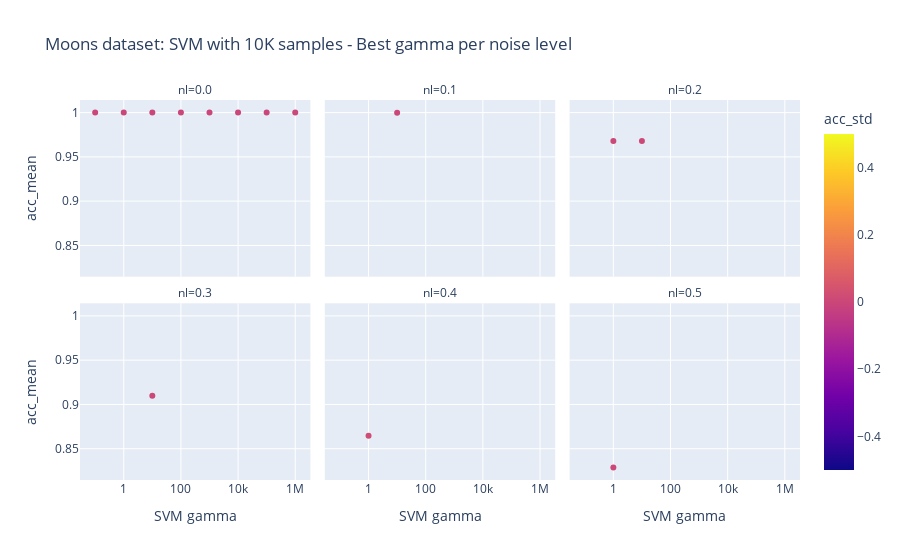

The notebook cell saved with this chart:
### Code cell
best_gamma_per_nl_10K_df = moons_df.groupby(['nl']).apply(lambda grp: grp[grp.acc_mean == grp.acc_mean.max()]).reset_index(drop=True)
px.scatter(best_gamma_per_nl_10K_df, x='svm_gamma', labels = {'svm_gamma': 'SVM gamma'}, y='acc_mean', 
           log_x=True,
           color = 'acc_std',
           facet_col = 'nl', facet_col_wrap = 3,
           title="Moons dataset: SVM with 10K samples - Best gamma per noise level")

### Figure 1 — Plotly figure (JSON) as saved in the notebook; plotly's stock layout.template omitted (floating-point values rounded to 4 significant figures)
{"data": [{"hovertemplate": "nl=0.0<br>SVM gamma=%{x}<br>acc_mean=%{y}<br>acc_std=%{marker.color}<extra></extra>", "legendgroup": "", "marker": {"color": [0, 0, 0, 0, 0, 0, 0, 0], "coloraxis": "coloraxis", "symbol": "circle"}, "mode": "markers", "name": "", "orientation": "v", "showlegend": false, "type": "scatter", "x": [0.1, 1, 10, 100, 1000, 10000, 100000, 1000000], "xaxis": "x4", "y": [1, 1, 1, 1, 1, 1, 1, 1], "yaxis": "y4"}, {"hovertemplate": "nl=0.1<br>SVM gamma=%{x}<br>acc_mean=%{y}<br>acc_std=%{marker.color}<extra></extra>", "legendgroup": "", "marker": {"color": [0.0004], "coloraxis": "coloraxis", "symbol": "circle"}, "mode": "markers", "name": "", "orientation": "v", "showlegend": false, "type": "scatter", "x": [10], "xaxis": "x5", "y": [0.9998], "yaxis": "y5"}, {"hovertemplate": "nl=0.2<br>SVM gamma=%{x}<br>acc_mean=%{y}<br>acc_std=%{marker.color}<extra></extra>", "legendgroup": "", "marker": {"color": [0.0043, 0.0053], "coloraxis": "coloraxis", "symbol": "circle"}, "mode": "markers", "name": "", "orientation": "v", "showlegend": false, "type": "scatter", "x": [1, 10], "xaxis": "x6", "y": [0.9679, 0.9679], "yaxis": "y6"}, {"hovertemplate": "nl=0.3<br>SVM gamma=%{x}<br>acc_mean=%{y}<br>acc_std=%{marker.color}<extra></extra>", "legendgroup": "", "marker": {"color": [0.0049], "coloraxis": "coloraxis", "symbol": "circle"}, "mode": "markers", "name": "", "orientation": "v", "showlegend": false, "type": "scatter", "x": [10], "xaxis": "x", "y": [0.9098], "yaxis": "y"}, {"hovertemplate": "nl=0.4<br>SVM gamma=%{x}<br>acc_mean=%{y}<br>acc_std=%{marker.color}<extra></extra>", "legendgroup": "", "marker": {"color": [0.018], "coloraxis": "coloraxis", "symbol": "circle"}, "mode": "markers", "name": "", "orientation": "v", "showlegend": false, "type": "scatter", "x": [1], "xaxis": "x2", "y": [0.8647], "yaxis": "y2"}, {"hovertemplate": "nl=0.5<br>SVM gamma=%{x}<br>acc_mean=%{y}<br>acc_std=%{marker.color}<extra></extra>", "legendgroup": "", "marker": {"color": [0.0063], "coloraxis": "coloraxis", "symbol": "circle"}, "mode": "markers", "name": "", "orientation": "v", "showlegend": false, "type": "scatter", "x": [1], "xaxis": "x3", "y": [0.8289], "yaxis": "y3"}], "layout": {"annotations": [{"font": {}, "showarrow": false, "text": "nl=0.3", "x": 0.16, "xanchor": "center", "xref": "paper", "y": 0.465, "yanchor": "bottom", "yref": "paper"}, {"font": {}, "showarrow": false, "text": "nl=0.4", "x": 0.5, "xanchor": "center", "xref": "paper", "y": 0.465, "yanchor": "bottom", "yref": "paper"}, {"font": {}, "showarrow": false, "text": "nl=0.5", "x": 0.84, "xanchor": "center", "xref": "paper", "y": 0.465, "yanchor": "bottom", "yref": "paper"}, {"font": {}, "showarrow": false, "text": "nl=0.0", "x": 0.16, "xanchor": "center", "xref": "paper", "y": 1.0, "yanchor": "bottom", "yref": "paper"}, {"font": {}, "showarrow": false, "text": "nl=0.1", "x": 0.5, "xanchor": "center", "xref": "paper", "y": 1.0, "yanchor": "bottom", "yref": "paper"}, {"font": {}, "showarrow": false, "text": "nl=0.2", "x": 0.84, "xanchor": "center", "xref": "paper", "y": 1.0, "yanchor": "bottom", "yref": "paper"}], "autosize": true, "coloraxis": {"colorbar": {"title": {"text": "acc_std"}}, "colorscale": [[0, "#0d0887"], [0.1111, "#46039f"], [0.2222, "#7201a8"], [0.3333, "#9c179e"], [0.4444, "#bd3786"], [0.5556, "#d8576b"], [0.6667, "#ed7953"], [0.7778, "#fb9f3a"], [0.8889, "#fdca26"], [1, "#f0f921"]]}, "legend": {"tracegroupgap": 0}, "title": {"text": "Moons dataset: SVM with 10K samples - Best gamma per noise level"}, "xaxis": {"anchor": "y", "autorange": true, "domain": [0, 0.32], "range": [-1.556, 6.556], "title": {"text": "SVM gamma"}, "type": "log"}, "xaxis2": {"anchor": "y2", "autorange": true, "domain": [0.34, 0.66], "matches": "x", "range": [-1.556, 6.556], "title": {"text": "SVM gamma"}, "type": "log"}, "xaxis3": {"anchor": "y3", "autorange": true, "domain": [0.68, 1.0], "matches": "x", "range": [-1.556, 6.556], "title": {"text": "SVM gamma"}, "type": "log"}, "xaxis4": {"anchor": "y4", "autorange": true, "domain": [0, 0.32], "matches": "x", "range": [-1.556, 6.556], "showticklabels": false, "type": "log"}, "xaxis5": {"anchor": "y5", "autorange": true, "domain": [0.34, 0.66], "matches": "x", "range": [-1.556, 6.556], "showticklabels": false, "type": "log"}, "xaxis6": {"anchor": "y6", "autorange": true, "domain": [0.68, 1.0], "matches": "x", "range": [-1.556, 6.556], "showticklabels": false, "type": "log"}, "yaxis": {"anchor": "x", "autorange": true, "domain": [0, 0.465], "range": [0.8089, 1.02], "title": {"text": "acc_mean"}, "type": "linear"}, "yaxis2": {"anchor": "x2", "autorange": true, "domain": [0, 0.465], "matches": "y", "range": [0.8089, 1.02], "showticklabels": false, "type": "linear"}, "yaxis3": {"anchor": "x3", "autorange": true, "domain": [0, 0.465], "matches": "y", "range": [0.8089, 1.02], "showticklabels": false, "type": "linear"}, "yaxis4": {"anchor": "x4", "autorange": true, "domain": [0.535, 1.0], "matches": "y", "range": [0.8089, 1.02], "title": {"text": "acc_mean"}, "type": "linear"}, "yaxis5": {"anchor": "x5", "autorange": true, "domain": [0.535, 1.0], "matches": "y", "range": [0.8089, 1.02], "showticklabels": false, "type": "linear"}, "yaxis6": {"anchor": "x6", "autorange": true, "domain": [0.535, 1.0], "matches": "y", "range": [0.8089, 1.02], "showticklabels": false, "type": "linear"}}}
